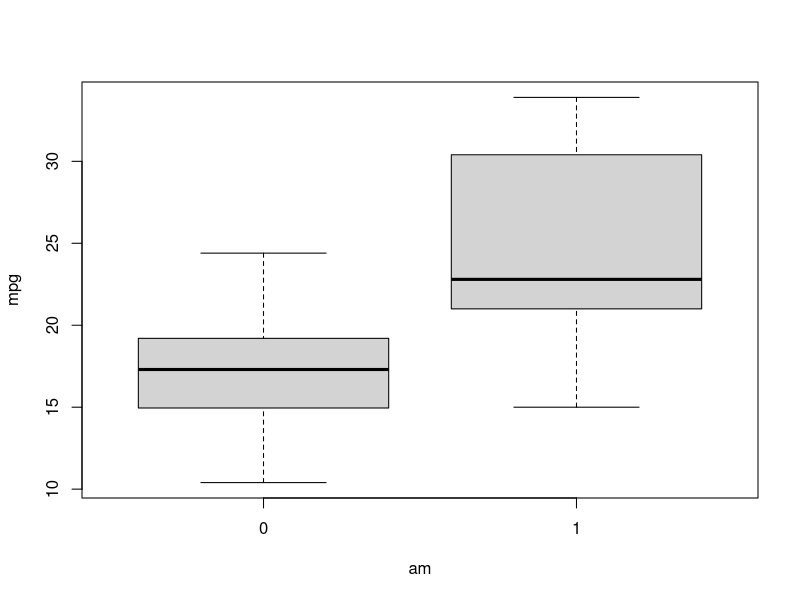
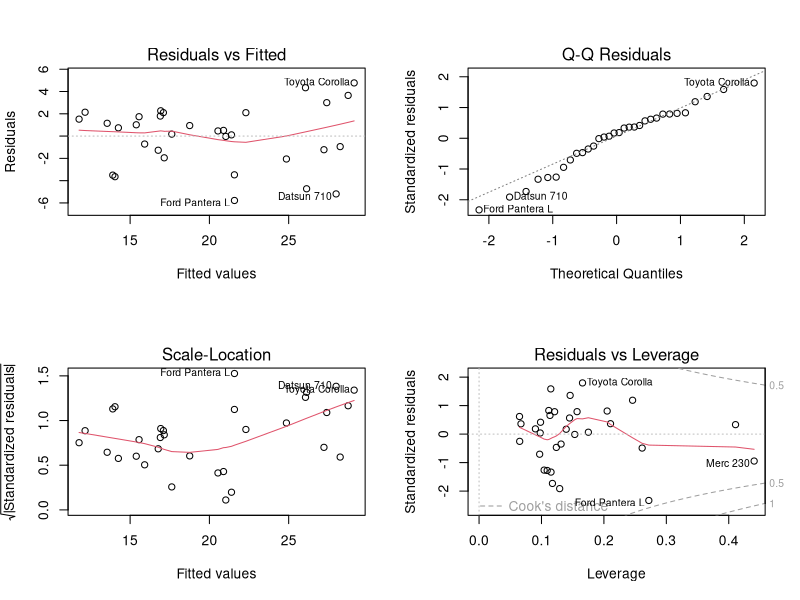

R code for these plots, in order:
## ---- chunk 1
library(datasets)
boxplot(mpg~am, data=mtcars)
## ---- chunk 2
M <- cor(mtcars[,-1])
sort(rowSums(abs(M)))
## ---- chunk 3

fitTransmissionOnly <- lm(mpg ~ am, data=mtcars)
fitLowCor4 <- lm(mpg~carb+qsec+gear+am, data=mtcars)
fitLowCor6 <- lm(mpg~carb+qsec+gear+am+drat+vs, data=mtcars)
fitAll <- lm(mpg~., data=mtcars)
anova(fitTransmissionOnly,fitLowCor4, fitLowCor6, fitAll)

## ---- chunk 4
data.frame(model = 
             c("model 1",
               "model 2", 
               "model 3", 
               "model 4"),
           AdjRSquared = 
             c(summary(fitTransmissionOnly)$adj.r.squared,
               summary(fitLowCor4)$adj.r.squared,
               summary(fitLowCor6)$adj.r.squared,
               summary(fitAll)$adj.r.squared))
print("model 1")
summary(fitTransmissionOnly)$coefficient
print("model 2")
summary(fitLowCor4)$coefficient
print("model 3")
summary(fitLowCor6)$coefficient
print("model 4")
summary(fitAll)$coefficient
## ---- chunk 5
sumCoef <- summary(fitLowCor4)$coefficients
sumCoef[5,1] + c(-1,1) * qt(0.975, df=fitLowCor4$df) * sumCoef[5,2]
## ---- chunk 6
par(mfrow=c(2,2))
plot(fitLowCor4)
